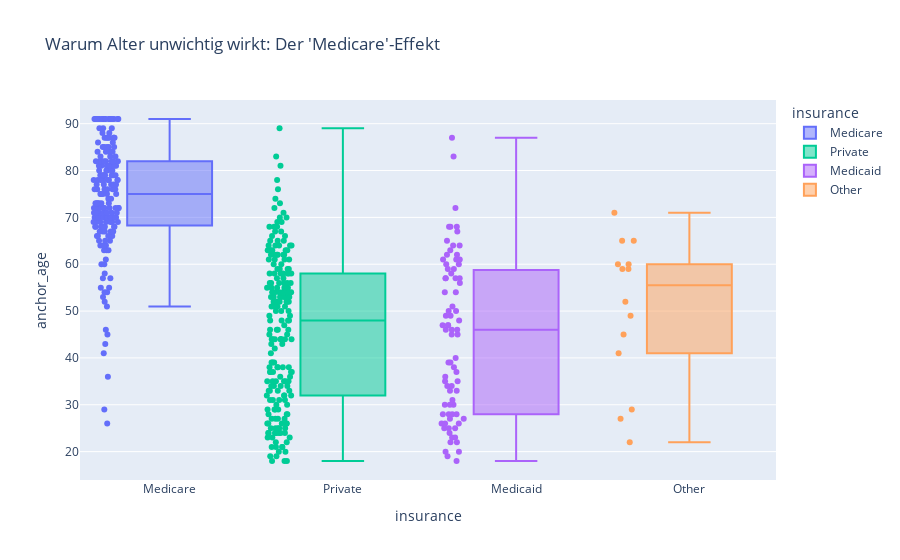

Here is the notebook cell this chart was saved with:
### Code cell
# Check: Zusammenhang zwischen Alter und Versicherung (Medicare)
# Wir schauen, wie hoch das Durchschnittsalter pro Versicherungsgruppe ist.
import plotly.express as px

df_check = X_test_fast.copy() # Kopie für Analyse
if hasattr(df_check, "to_pandas"):
    df_check = df_check.to_pandas()

# Boxplot zeigt klar: Medicare-Patienten sind fast alle 65+
fig = px.box(df_check, x="insurance", y="anchor_age", 
             title="Warum Alter unwichtig wirkt: Der 'Medicare'-Effekt",
             points="all", 
             color="insurance")
fig.show()

### Figure 1 — Plotly figure (JSON) as saved in the notebook; plotly's stock layout.template omitted (floating-point values rounded to 4 significant figures; data arrays with more than 128 entries replaced by an {"elided": "..."} marker saying what was removed)
{"data": [{"alignmentgroup": "True", "boxpoints": "all", "hovertemplate": "insurance=%{x}<br>anchor_age=%{y}<extra></extra>", "legendgroup": "Medicare", "marker": {"color": "#636efa"}, "name": "Medicare", "notched": false, "offsetgroup": "Medicare", "orientation": "v", "showlegend": true, "type": "box", "x": {"elided": "187 str values"}, "x0": " ", "xaxis": "x", "y": {"elided": "187 int values"}, "y0": " ", "yaxis": "y"}, {"alignmentgroup": "True", "boxpoints": "all", "hovertemplate": "insurance=%{x}<br>anchor_age=%{y}<extra></extra>", "legendgroup": "Private", "marker": {"color": "#00cc96"}, "name": "Private", "notched": false, "offsetgroup": "Private", "orientation": "v", "showlegend": true, "type": "box", "x": {"elided": "208 str values"}, "x0": " ", "xaxis": "x", "y": {"elided": "208 int values"}, "y0": " ", "yaxis": "y"}, {"alignmentgroup": "True", "boxpoints": "all", "hovertemplate": "insurance=%{x}<br>anchor_age=%{y}<extra></extra>", "legendgroup": "Medicaid", "marker": {"color": "#ab63fa"}, "name": "Medicaid", "notched": false, "offsetgroup": "Medicaid", "orientation": "v", "showlegend": true, "type": "box", "x": ["Medicaid", "Medicaid", "Medicaid", "Medicaid", "Medicaid", "Medicaid", "Medicaid", "Medicaid", "Medicaid", "Medicaid", "Medicaid", "Medicaid", "Medicaid", "Medicaid", "Medicaid", "Medicaid", "Medicaid", "Medicaid", "Medicaid", "Medicaid", "Medicaid", "Medicaid", "Medicaid", "Medicaid", "Medicaid", "Medicaid", "Medicaid", "Medicaid", "Medicaid", "Medicaid", "Medicaid", "Medicaid", "Medicaid", "Medicaid", "Medicaid", "Medicaid", "Medicaid", "Medicaid", "Medicaid", "Medicaid", "Medicaid", "Medicaid", "Medicaid", "Medicaid", "Medicaid", "Medicaid", "Medicaid", "Medicaid", "Medicaid", "Medicaid", "Medicaid", "Medicaid", "Medicaid", "Medicaid", "Medicaid", "Medicaid", "Medicaid", "Medicaid", "Medicaid", "Medicaid", "Medicaid", "Medicaid", "Medicaid", "Medicaid", "Medicaid", "Medicaid", "Medicaid", "Medicaid", "Medicaid", "Medicaid", "Medicaid", "Medicaid", "Medicaid", "Medicaid", "Medicaid", "Medicaid", "Medicaid", "Medicaid", "Medicaid"], "x0": " ", "xaxis": "x", "y": [59, 45, 60, 25, 27, 30, 50, 54, 25, 49, 65, 24, 33, 62, 39, 39, 20, 68, 28, 54, 64, 22, 47, 50, 57, 26, 67, 23, 72, 83, 48, 28, 23, 37, 27, 26, 31, 33, 36, 34, 18, 87, 56, 46, 47, 46, 28, 38, 59, 45, 35, 26, 63, 58, 49, 61, 61, 34, 64, 47, 60, 68, 19, 46, 51, 22, 30, 57, 28, 57, 20, 61, 40, 68, 35, 30, 62, 57, 25], "y0": " ", "yaxis": "y"}, {"alignmentgroup": "True", "boxpoints": "all", "hovertemplate": "insurance=%{x}<br>anchor_age=%{y}<extra></extra>", "legendgroup": "Other", "marker": {"color": "#FFA15A"}, "name": "Other", "notched": false, "offsetgroup": "Other", "orientation": "v", "showlegend": true, "type": "box", "x": ["Other", "Other", "Other", "Other", "Other", "Other", "Other", "Other", "Other", "Other", "Other", "Other", "Other", "Other"], "x0": " ", "xaxis": "x", "y": [71, 60, 41, 22, 59, 49, 60, 27, 65, 29, 65, 45, 52, 59], "y0": " ", "yaxis": "y"}], "layout": {"boxmode": "overlay", "legend": {"title": {"text": "insurance"}, "tracegroupgap": 0}, "title": {"text": "Warum Alter unwichtig wirkt: Der 'Medicare'-Effekt"}, "xaxis": {"anchor": "y", "categoryarray": ["Medicare", null, "Private", "Medicaid", "Other"], "categoryorder": "array", "domain": [0, 1], "title": {"text": "insurance"}}, "yaxis": {"anchor": "x", "domain": [0, 1], "title": {"text": "anchor_age"}}}}
